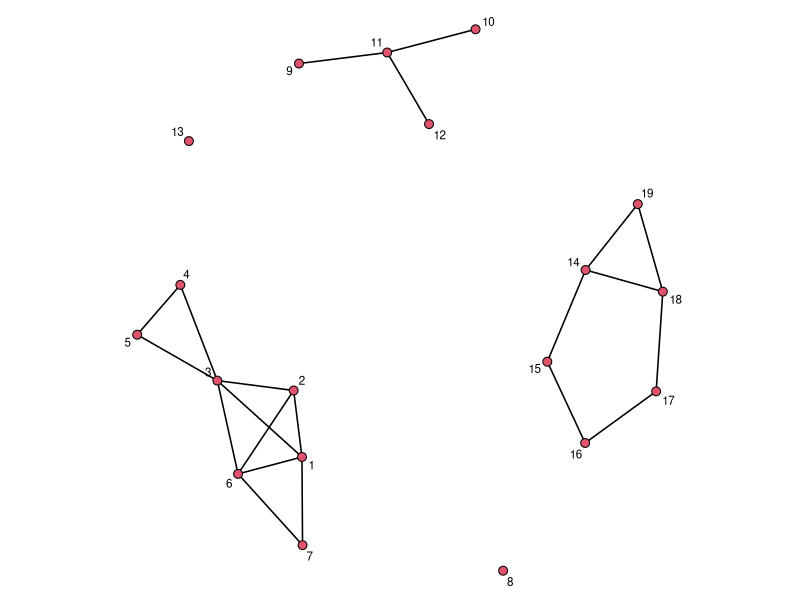

The R script that drew this image: (Note: this script raises an error after producing the figure.)
## ---- chunk 1
# Network creation
library(sna)
# cliques

network<-matrix(c(
0,1,1,0,0,1,1,0,0,0,0,0,0,0,0,0,0,0,0,
1,0,1,0,0,1,0,0,0,0,0,0,0,0,0,0,0,0,0,
1,1,0,1,1,1,0,0,0,0,0,0,0,0,0,0,0,0,0,
0,0,1,0,1,0,0,0,0,0,0,0,0,0,0,0,0,0,0,
0,0,1,1,0,0,0,0,0,0,0,0,0,0,0,0,0,0,0,
1,1,1,0,0,0,1,0,0,0,0,0,0,0,0,0,0,0,0,
1,0,0,0,0,1,0,0,0,0,0,0,0,0,0,0,0,0,0,
0,0,0,0,0,0,0,0,0,0,0,0,0,0,0,0,0,0,0,
0,0,0,0,0,0,0,0,0,0,1,0,0,0,0,0,0,0,0,
0,0,0,0,0,0,0,0,0,0,1,0,0,0,0,0,0,0,0,
0,0,0,0,0,0,0,0,1,1,0,1,0,0,0,0,0,0,0,
0,0,0,0,0,0,0,0,0,0,1,0,0,0,0,0,0,0,0,
0,0,0,0,0,0,0,0,0,0,0,0,0,0,0,0,0,0,0,
0,0,0,0,0,0,0,0,0,0,0,0,0,0,1,0,0,1,1,
0,0,0,0,0,0,0,0,0,0,0,0,0,1,0,1,0,0,0,
0,0,0,0,0,0,0,0,0,0,0,0,0,0,1,0,1,0,0,
0,0,0,0,0,0,0,0,0,0,0,0,0,0,0,1,0,1,0,
0,0,0,0,0,0,0,0,0,0,0,0,0,1,0,0,1,0,1,
0,0,0,0,0,0,0,0,0,0,0,0,0,1,0,0,0,1,0),19,19)

network = as.network(network, directed = F)

par(mar = c(0,0,0,0))
plot(network,
     displaylabels=TRUE,
     label.cex = 0.7,
     vertex.cex = 0.8)
## ---- chunk 2
knitr::include_graphics("images/11-Subgroups and Structural Equivalence/Untitled 1.png")
## ---- chunk 3
knitr::include_graphics("images/11-Subgroups and Structural Equivalence/12-network.png")
## ---- chunk 4
# Compute the cliques
# Returns number of cliques per each node
clique.census(network, mode = "graph")
## ---- chunk 5
knitr::include_graphics("images/11-Subgroups and Structural Equivalence/Untitled 2.png")
## ---- chunk 6
knitr::include_graphics("images/11-Subgroups and Structural Equivalence/Untitled 3.png")
## ---- chunk 7
knitr::include_graphics("images/11-Subgroups and Structural Equivalence/Untitled 4.png")
## ---- chunk 8
knitr::include_graphics("images/11-Subgroups and Structural Equivalence/Untitled 5.png")
## ---- chunk 9
# equivalence
network_2<-matrix(c(
  0,0,0,0,0,0,0,0,
  0,0,0,0,0,0,0,0,
  1,0,0,0,1,1,0,0,
  0,1,0,0,1,1,0,0,
  0,1,0,0,0,1,0,0,
  0,1,0,0,1,0,0,0,
  0,0,0,0,0,0,0,0,
  0,0,0,0,0,0,0,0),8,8,byrow=T)
## ---- chunk 10
knitr::include_graphics("images/11-Subgroups and Structural Equivalence/Untitled 6.png")
## ---- chunk 11
# Constructing the distance matrix with the Hamming distance
network_2_SEH<-sedist(network_2, method="hamming")
network_2_SEH 
## ---- chunk 12
knitr::include_graphics("images/11-Subgroups and Structural Equivalence/Untitled 7.png")
## ---- chunk 13
# Clustering
network_2_SEHD<-as.dist(network_2_SEH)

# Clustering on the Humming distance
network_2_SEHD_HC<-hclust(network_2_SEHD,method="complete")
plot(network_2_SEHD_HC)
## ---- chunk 14
network_2_SEE<-sedist(network_2, method="euclidean")
network_2_SEE

network_2_SEED<-as.dist(network_2_SEE)
network_2_SEED_HC<-hclust(network_2_SEED,method="complete")
plot(network_2_SEED_HC)
## ---- chunk 15
knitr::include_graphics("images/11-Subgroups and Structural Equivalence/Untitled 9.png")
## ---- chunk 16
# Euclidean Structural Equivalence
network_2_SEE<-sedist(network_2, method="euclidean")
network_2_SEE
## ---- chunk 17
knitr::include_graphics("images/11-Subgroups and Structural Equivalence/Untitled 10.png")
## ---- chunk 18
## Clustering on euclidean distance
network_2_SEED<-as.dist(network_2_SEE)
network_2_SEED_HC<-hclust(network_2_SEED,method="complete")
plot(network_2_SEED_HC)
